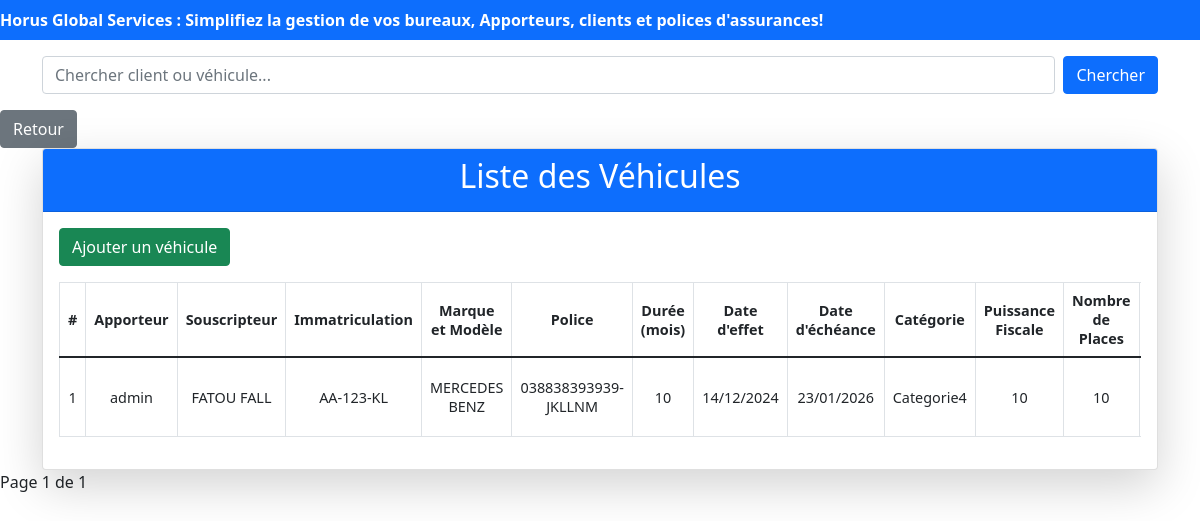
The app's page /gestion/vehicules/ (signed in) with its own data.
### horusapp/models.py (models this page shows, shortened)
class Vehicule(models.Model):
    apporteur = models.ForeignKey(User, on_delete=models.CASCADE, related_name='policies_created')
    souscripteur = models.CharField(max_length=100, blank=True, verbose_name="Souscripteur")
    immatriculation = models.CharField(max_length=100, blank=True, unique=True, verbose_name="Immatriculation", db_index=True)
    marque_et_modele = models.CharField(max_length=100, blank=True, verbose_name="Marque et Modèle")
    police = models.CharField(max_length=50, blank=True, verbose_name="Police", db_index=True)
    duree_en_mois = models.IntegerField(choices=[(i, i) for i in range(1, 13)], verbose_name="Durée en Mois")
    date_effet = models.DateField(verbose_name="Date Effet")
    date_echeances = models.DateField(verbose_name="Date Échéances")
    categorie = models.CharField(max_length=15, choices=CATEGORY_CHOICES, verbose_name="Catégorie")
    puissance_fiscale = models.IntegerField(default=0, verbose_name="Puissance Fiscale", blank=True)
    nombre_de_place = models.IntegerField(default=0, verbose_name="Nombre de Places", blank=True)
    nom_du_client = models.CharField(max_length=100, blank=True, verbose_name="Nom du Client", db_index=True)
    prenom_du_client = models.CharField(max_length=100, blank=True, verbose_name="Prénom du Client", db_index=True)
    adresse = models.CharField(max_length=100, blank=True, verbose_name="Adresse", db_index=True)
    telephone = models.CharField(max_length=15, blank=True, verbose_name="Téléphone", db_index=True)
    mail = models.EmailField(max_length=100, blank=True, verbose_name="Email", db_index=True)
    avance = models.DecimalField(max_digits=10, decimal_places=0, default=0, verbose_name="Avance", blank=True)
    reste = models.DecimalField(max_digits=10, decimal_places=0, default=0, verbose_name="Reste", blank=True)
    payer = models.BooleanField(default=False, verbose_name="Payé")
    note = models.TextField(blank=True, verbose_name="Note")
    created_at = models.DateTimeField(auto_now_add=True, verbose_name="Créé le")
    updated_at = models.DateTimeField(auto_now=True, verbose_name="Mis à jour le")
    class Meta:
        constraints = [
            models.UniqueConstraint(
                fields=["nom_du_client", "prenom_du_client", "telephone"],
                name="unique_vehicle_client"
            )
        ]

### horusapp/views.py (the view)
# urls.py: path('vehicules/', VehiculeListView.as_view(), name='vehicule_list'),
class VehiculeListView(LoginRequiredMixin, ListView):
    model = Vehicule
    template_name = 'vehicule_list.html'
    context_object_name = 'vehicules'
    paginate_by = 20  # Pagination : 20 véhicules par page
    def get_queryset(self):
        return Vehicule.objects.filter(apporteur=self.request.user)

### templates/vehicule_list.html (shortened to what this page needs)
<div>
    <marquee behavior="scroll" direction="left" class="text-white bg-primary py-2">
        <strong>Horus Global Services : Simplifiez la gestion de vos bureaux, Apporteurs, clients et polices d'assurances!</strong>
    </marquee>
</div>
  <div class="container my-3">
    <form class="d-flex" method="get" action="{% url 'search' %}">
      <input class="form-control me-2" type="text" name="q" placeholder="Chercher client ou véhicule..." value="{{ query }}">
      <button class="btn btn-primary" type="submit">Chercher</button>
    </form>
  </div>
{% load crispy_forms_tags %}
{% load crispy_forms_field %}
{% block content %}
<link href="https://cdn.jsdelivr.net/npm/bootstrap@5.1.3/dist/css/bootstrap.min.css" rel="stylesheet">
<button class="btn btn-secondary" onclick="history.back()">Retour</button>
<div class="container">
    <div class="card shadow-lg">
        <div class="card-header bg-primary text-white">
            <h2 class="text-center">Liste des Véhicules</h2>
        </div>
        <div class="card-body">
            <a href="{% url 'vehicule_create' %}" class="btn btn-success mb-3">
                 Ajouter un véhicule
            </a>
            <div class="table-responsive">
                <table class="table table-bordered table-hover">
                    <thead class="thead-dark">
                        <tr>
                            <th>#</th>
                            <th>Apporteur</th>
                            <th>Souscripteur</th>
                            <th>Immatriculation</th>
                            <th>Marque et Modèle</th>
                            <th>Police</th>
                            <th>Durée (mois)</th>
                            <th>Date d'effet</th>
                            <th>Date d'échéance</th>
                            <th>Catégorie</th>
                            <th>Puissance Fiscale</th>
                            <th>Nombre de Places</th>
                        </tr>
                    </thead>
                    <tbody>
                        {% for vehicule in vehicules %}
                        <tr>
                            <td>{{ forloop.counter }}</td>
                            <td>{{ vehicule.apporteur }}</td>
                            <td>{{ vehicule.souscripteur }}</td>
                            <td>{{ vehicule.immatriculation }}</td>
                            <td>{{ vehicule.marque_et_modele }}</td>
                            <td>{{ vehicule.police }}</td>
                            <td>{{ vehicule.duree_en_mois}}</td>
                            <td>{{ vehicule.date_effet|date:"d/m/Y" }}</td>
                            <td>{{ vehicule.date_echeances|date:"d/m/Y"  }}</td>
                            <td>{{ vehicule.categorie }}</td>
                            <td>{{ vehicule.puissance_fiscale }}</td>
                            <td>{{ vehicule.nombre_de_place }}</td>
                        </tr>
                        {% endfor %}
                    </tbody>
                </table>
            </div>
        </div>
    </div>
</div>
<div>
  <span class="step-links">
    <span>Page {{ page_obj.number }} de {{ page_obj.paginator.num_pages }}</span>
  </span>
</div>
{% endblock %}

### templates/vehicule_list.html (style rules this page uses)
table { font-size: 0.9rem; }
th, td { padding: 0.5rem; text-align: center; vertical-align: middle; }

### records on screen
Vehicule: apporteur "admin", souscripteur "FATOU FALL", immatriculation "AA-123-KL", marque_et_modele "MERCEDES BENZ", police "038838393939-JKLLNM", duree_en_mois "10", date_effet "14/12/2024", date_echeances "23/01/2026", categorie "Categorie4", puissance_fiscale "10", nombre_de_place "10"

### other values on screen
{{ page_obj.number }} "1"
{{ page_obj.paginator.num_pages }} "1"
